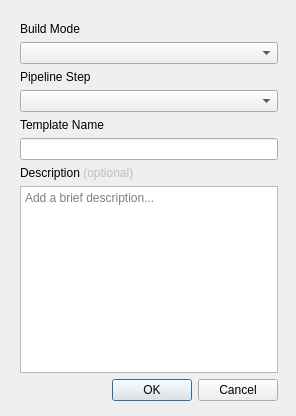
<?xml version="1.0" encoding="UTF-8"?>
<ui version="4.0">
 <class>BuildTemplateDialog</class>
 <widget class="QDialog" name="BuildTemplateDialog">
  <property name="geometry">
   <rect>
    <x>0</x>
    <y>0</y>
    <width>296</width>
    <height>416</height>
   </rect>
  </property>
  <property name="windowTitle">
   <string>Build Template</string>
  </property>
  <widget class="QWidget" name="">
   <property name="geometry">
    <rect>
     <x>20</x>
     <y>22</y>
     <width>258</width>
     <height>379</height>
    </rect>
   </property>
   <layout class="QVBoxLayout" name="verticalLayout">
    <item>
     <widget class="QLabel" name="build_mode_label">
      <property name="text">
       <string>Build Mode</string>
      </property>
     </widget>
    </item>
    <item>
     <widget class="QComboBox" name="build_mode_combo_box"/>
    </item>
    <item>
     <widget class="QLabel" name="pipeline_step_label">
      <property name="text">
       <string>Pipeline Step</string>
      </property>
     </widget>
    </item>
    <item>
     <widget class="QComboBox" name="pipeline_step_combo_box"/>
    </item>
    <item>
     <widget class="QLabel" name="template_name_label">
      <property name="text">
       <string>Template Name</string>
      </property>
     </widget>
    </item>
    <item>
     <widget class="QLineEdit" name="template_name_line_edit"/>
    </item>
    <item>
     <layout class="QHBoxLayout" name="horizontalLayout">
      <property name="spacing">
       <number>0</number>
      </property>
      <property name="sizeConstraint">
       <enum>QLayout::SetDefaultConstraint</enum>
      </property>
      <item>
       <widget class="QLabel" name="description_label">
        <property name="sizePolicy">
         <sizepolicy hsizetype="Maximum" vsizetype="Preferred">
          <horstretch>0</horstretch>
          <verstretch>0</verstretch>
         </sizepolicy>
        </property>
        <property name="text">
         <string>Description</string>
        </property>
       </widget>
      </item>
      <item>
       <widget class="QLabel" name="optional_label">
        <property name="enabled">
         <bool>false</bool>
        </property>
        <property name="text">
         <string> (optional)</string>
        </property>
       </widget>
      </item>
     </layout>
    </item>
    <item>
     <widget class="QTextEdit" name="description_text_edit">
      <property name="placeholderText">
       <string>Add a brief description...</string>
      </property>
     </widget>
    </item>
    <item>
     <widget class="QDialogButtonBox" name="build_template_button_box">
      <property name="orientation">
       <enum>Qt::Horizontal</enum>
      </property>
      <property name="standardButtons">
       <set>QDialogButtonBox::Cancel|QDialogButtonBox::Ok</set>
      </property>
     </widget>
    </item>
   </layout>
  </widget>
 </widget>
 <resources/>
 <connections>
  <connection>
   <sender>build_template_button_box</sender>
   <signal>accepted()</signal>
   <receiver>BuildTemplateDialog</receiver>
   <slot>accept()</slot>
   <hints>
    <hint type="sourcelabel">
     <x>248</x>
     <y>254</y>
    </hint>
    <hint type="destinationlabel">
     <x>157</x>
     <y>274</y>
    </hint>
   </hints>
  </connection>
  <connection>
   <sender>build_template_button_box</sender>
   <signal>rejected()</signal>
   <receiver>BuildTemplateDialog</receiver>
   <slot>reject()</slot>
   <hints>
    <hint type="sourcelabel">
     <x>316</x>
     <y>260</y>
    </hint>
    <hint type="destinationlabel">
     <x>286</x>
     <y>274</y>
    </hint>
   </hints>
  </connection>
 </connections>
</ui>
